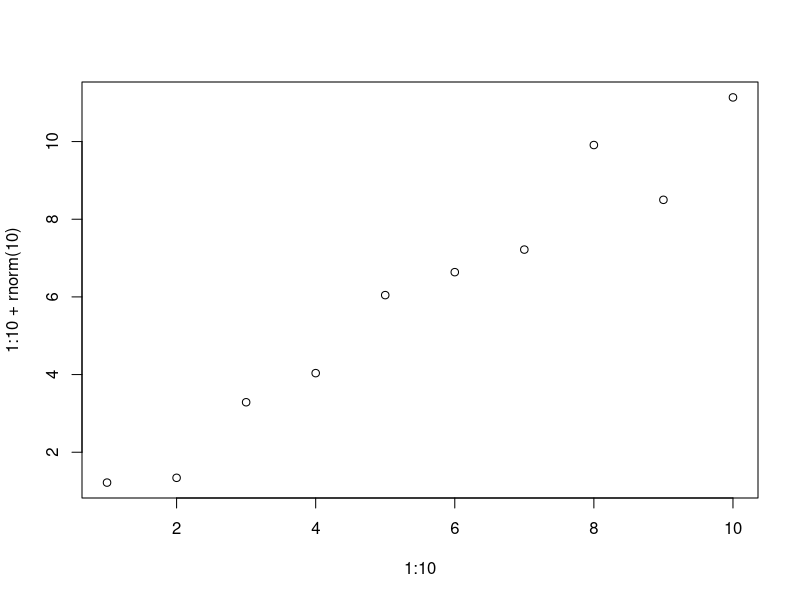

This chart was generated by the following R code:
## ---- chunk 1
options(htmltools.dir.version = FALSE)
## ---- chunk 2
my_function_name <- function(arg1, arg2) {
  # arg1 & arg2 = numeric vectors of identical lengths
  plot(arg1, arg2)
}
## ---- chunk 3
plot(1:10, 1:10 + rnorm(10))
